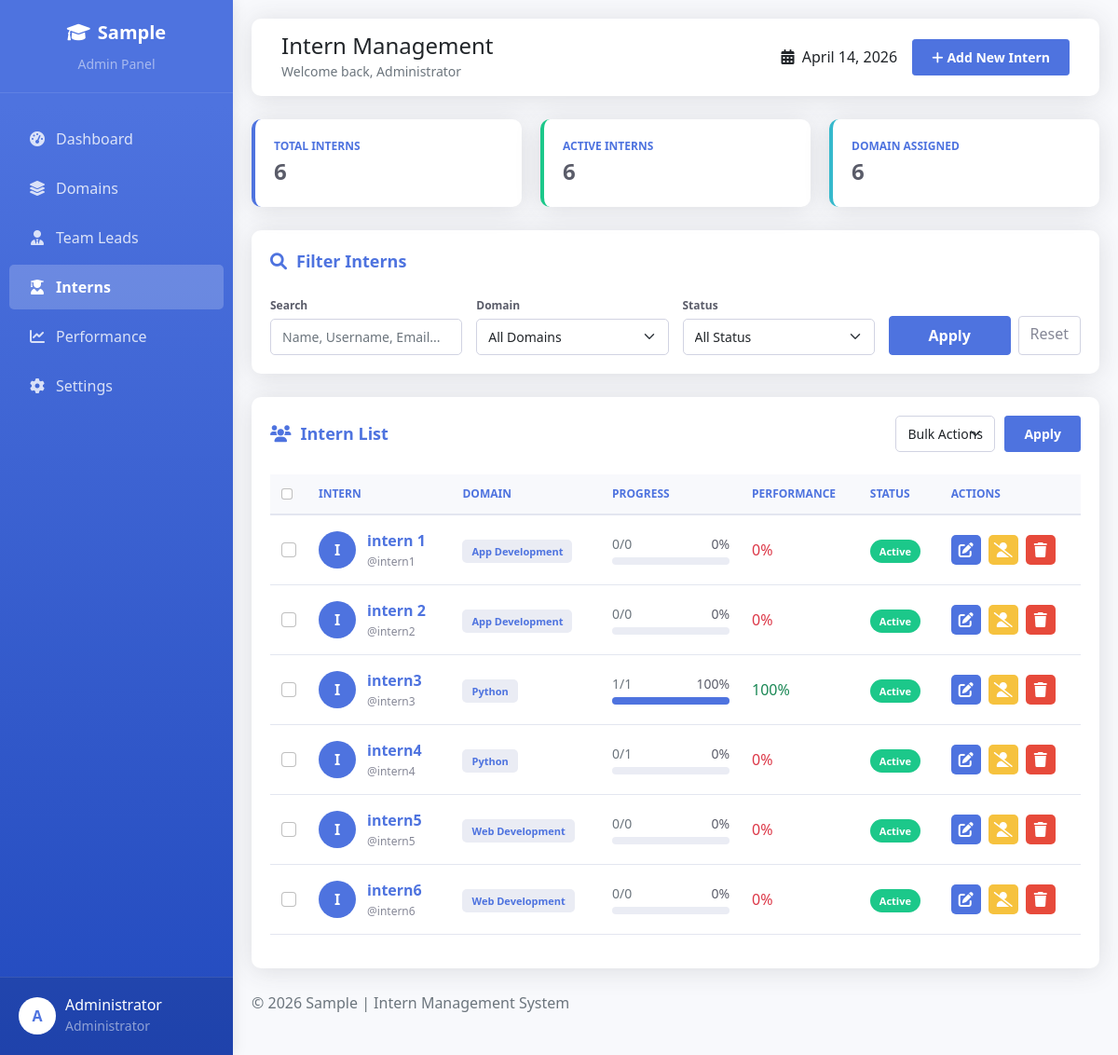
The page /admin/intern/manage.php (signed in) on the database its author committed.
### tables this page shows
CREATE TABLE `company_details` (
  `id` int(11) NOT NULL AUTO_INCREMENT,
  `company_name` varchar(255) NOT NULL,
  `admin_username` varchar(50) NOT NULL,
  `admin_password` varchar(255) NOT NULL,
  `internship_duration` varchar(100) DEFAULT NULL,
  `office_timing` varchar(100) DEFAULT NULL,
  `min_score_for_job` int(11) DEFAULT 70,
  `created_at` timestamp NOT NULL DEFAULT current_timestamp(),
  `updated_at` timestamp NOT NULL DEFAULT current_timestamp() ON UPDATE current_timestamp(),
  PRIMARY KEY (`id`)
);

CREATE TABLE `users` (
  `id` int(11) NOT NULL AUTO_INCREMENT,
  `username` varchar(50) NOT NULL,
  `password` varchar(255) NOT NULL,
  `email` varchar(100) NOT NULL,
  `full_name` varchar(100) NOT NULL,
  `role` enum('admin','team_lead','intern') NOT NULL,
  `domain_id` int(11) DEFAULT NULL,
  `phone` varchar(20) DEFAULT NULL,
  `join_date` date DEFAULT NULL,
  `end_date` date DEFAULT NULL,
  `is_active` tinyint(1) DEFAULT 1,
  `created_at` timestamp NOT NULL DEFAULT current_timestamp(),
  PRIMARY KEY (`id`),
  UNIQUE KEY `username` (`username`),
  UNIQUE KEY `email` (`email`)
);

CREATE TABLE `domains` (
  `id` int(11) NOT NULL AUTO_INCREMENT,
  `domain_name` varchar(100) NOT NULL,
  `description` text DEFAULT NULL,
  `created_by` int(11) DEFAULT NULL,
  `created_at` timestamp NOT NULL DEFAULT current_timestamp(),
  PRIMARY KEY (`id`)
);

### admin/intern/manage.php (the view, shortened to what this page needs)
<?php
require_once '../../config/database.php';
$company_query = "SELECT company_name FROM company_details LIMIT 1";
$company_result = mysqli_query($conn, $company_query);
$company_data = mysqli_fetch_assoc($company_result);
$company_name = $company_data['company_name'] ?? 'Intern Management System';
$where_conditions = ["role = 'intern'"];
$search = isset($_GET['search']) ? trim($_GET['search']) : '';
$where_clause = implode(' AND ', $where_conditions);
$interns_query = "
    SELECT
        u.id,
        u.username,
        u.full_name,
        u.email,
        u.phone,
        u.domain_id,
        u.is_active,
        u.join_date,
        u.end_date,
        u.created_at,
        d.domain_name,
        (
            SELECT COUNT(*)
            FROM tasks t
            WHERE t.assigned_to = u.id
        ) as total_tasks,
        (
            SELECT COUNT(*)
            FROM tasks t
            WHERE t.assigned_to = u.id AND t.status = 'completed'
        ) as completed_tasks,
        (
            SELECT p.performance_score
            FROM performance p
            WHERE p.intern_id = u.id
            ORDER BY p.id DESC LIMIT 1
        ) as performance_score
    FROM users u
    LEFT JOIN domains d ON u.domain_id = d.id
    WHERE $where_clause
    ORDER BY u.is_active DESC, u.full_name ASC
";
$interns_result = mysqli_query($conn, $interns_query);
$stats_query = "
    SELECT
        COUNT(*) as total_interns,
        SUM(CASE WHEN is_active = TRUE THEN 1 ELSE 0 END) as active_interns,
        SUM(CASE WHEN domain_id IS NOT NULL THEN 1 ELSE 0 END) as assigned_interns
    FROM users
    WHERE role = 'intern'
";
$stats_result = mysqli_query($conn, $stats_query);
$stats = mysqli_fetch_assoc($stats_result);
?>
<!DOCTYPE html>
<html lang="en">
<head>
    <link href="https://cdn.jsdelivr.net/npm/bootstrap@5.1.3/dist/css/bootstrap.min.css" rel="stylesheet">
    <link rel="stylesheet" href="https://cdnjs.cloudflare.com/ajax/libs/font-awesome/6.0.0/css/all.min.css">
</head>
<body>
    <div class="sidebar">
        <div class="sidebar-header">
            <a href="../dashboard.php" class="company-logo">
                <i class="fas fa-graduation-cap me-2"></i><?php echo $company_name; ?>
            </a>
            <small class="text-white-50 d-block mt-2">Admin Panel</small>
        </div>
        <div class="sidebar-menu">
            <a href="../dashboard.php" class="nav-link">
                <i class="fas fa-tachometer-alt"></i>Dashboard
            </a>
            <a href="../domains/manage.php" class="nav-link">
                <i class="fas fa-layer-group"></i>Domains
            </a>
            <a href="../teamlead/manage.php" class="nav-link">
                <i class="fas fa-user-tie"></i>Team Leads
            </a>
            <a href="manage.php" class="nav-link active">
                <i class="fas fa-user-graduate"></i>Interns
            </a>
            <a href="../performance/overview.php" class="nav-link">
                <i class="fas fa-chart-line"></i>Performance
            </a>
            <a href="../settings/company.php" class="nav-link">
                <i class="fas fa-cog"></i>Settings
            </a>
        </div>
        <div class="user-profile">
            <div class="d-flex align-items-center">
                <div class="profile-img">
                    <?php echo strtoupper(substr($_SESSION['full_name'] ?? 'A', 0, 1)); ?>
                </div>
                <div>
                    <h6 class="mb-0 text-white"><?php echo $_SESSION['full_name'] ?? 'Admin'; ?></h6>
                    <small class="text-white-50">Administrator</small>
                </div>
            </div>
        </div>
    </div>
    <div class="main-content">
        <nav class="navbar-top">
            <div class="container-fluid">
                <div class="d-flex justify-content-between align-items-center w-100">
                    <div>
                        <h4 class="mb-0 text-gray-800">Intern Management</h4>
                        <small class="text-muted">Welcome back, Administrator</small>
                    </div>
                    <div class="d-flex align-items-center">
                        <span class="me-3 text-gray-600">
                            <i class="fas fa-calendar-alt me-1"></i>
                            <?php echo date('F j, Y'); ?>
                        </span>
                        <a href="add.php" class="btn btn-primary btn-sm">
                            <i class="fas fa-plus me-1"></i>Add New Intern
                        </a>
                    </div>
                </div>
            </div>
        </nav>
        <div class="stats-row">
            <div class="stat-card">
                <div class="stat-label">Total Interns</div>
                <div class="stat-number"><?php echo $stats['total_interns'] ?? 0; ?></div>
            </div>
            <div class="stat-card active">
                <div class="stat-label">Active Interns</div>
                <div class="stat-number"><?php echo $stats['active_interns'] ?? 0; ?></div>
            </div>
            <div class="stat-card assigned">
                <div class="stat-label">Domain Assigned</div>
                <div class="stat-number"><?php echo $stats['assigned_interns'] ?? 0; ?></div>
            </div>
        </div>
        <div class="section-card">
            <div class="section-title">
                <i class="fas fa-search"></i>Filter Interns
            </div>
            <form method="GET" action="">
                <div class="filter-grid">
                    <div>
                        <label class="form-label">Search</label>
                        <input type="text" name="search" class="form-control"
                               placeholder="Name, Username, Email..."
                               value="<?php echo htmlspecialchars($search); ?>">
                    </div>
                    <div>
                        <label class="form-label">Domain</label>
                        <select name="domain" class="form-select">
                            <option value="">All Domains</option>
                        </select>
                    </div>
                    <div>
                        <label class="form-label">Status</label>
                        <select name="status" class="form-select">
                            <option value="">All Status</option>
                        </select>
                    </div>
                    <div class="d-flex gap-2">
                        <button type="submit" class="btn btn-primary flex-grow-1">
                            Apply
                        </button>
                        <a href="manage.php" class="btn btn-outline-secondary">
                            Reset
                        </a>
                    </div>
                </div>
            </form>
        </div>
        <div class="section-card">
            <div class="d-flex justify-content-between align-items-center mb-4">
                <div class="section-title mb-0">
                    <i class="fas fa-users"></i>Intern List
                </div>
                <form method="POST" id="bulkForm" class="bulk-container" onsubmit="return confirmBulkAction()">
                    <select name="bulk_action" class="form-select form-select-sm" style="width: auto;">
                        <option value="">Bulk Actions</option>
                    </select>
                    <button type="submit" class="btn btn-primary btn-sm">Apply</button>
                </form>
            </div>
            <div class="table-responsive">
                <table class="table">
                    <thead>
                        <tr>
                            <th width="30">
                                <input type="checkbox" class="form-check-input" id="selectAll" onclick="toggleAll()">
                            </th>
                            <th>Intern</th>
                            <th>Domain</th>
                            <th>Progress</th>
                            <th>Performance</th>
                            <th>Status</th>
                            <th>Actions</th>
                        </tr>
                    </thead>
                    <tbody>
                        <?php if ($interns_result && mysqli_num_rows($interns_result) > 0): ?>
                            <?php while($intern = mysqli_fetch_assoc($interns_result)):
                                $performance = intval($intern['performance_score'] ?? 0);
                                $total = $intern['total_tasks'] ?? 0;
                                $completed = $intern['completed_tasks'] ?? 0;
                                $progress = $total > 0 ? round(($completed / $total) * 100) : 0;
                            ?>
                                <tr>
                                    <td>
                                        <input type="checkbox" class="form-check-input intern-checkbox"
                                               value="<?php echo $intern['id']; ?>">
                                    </td>
                                    <td>
                                        <div class="intern-profile">
                                            <div class="intern-avatar">
                                                <?php echo strtoupper(substr($intern['full_name'], 0, 1)); ?>
                                            </div>
                                            <div>
                                                <a href="edit.php?id=<?php echo $intern['id']; ?>" class="intern-name">
                                                    <?php echo htmlspecialchars($intern['full_name']); ?>
                                                </a>
                                                <div class="intern-email">
                                                    @<?php echo htmlspecialchars($intern['username']); ?>
                                                </div>
                                            </div>
                                        </div>
                                    </td>
                                    <td>
                                        <?php if ($intern['domain_name']): ?>
                                            <span class="badge-domain">
                                                <?php echo htmlspecialchars($intern['domain_name']); ?>
                                            </span>
                                        <?php else: ?>
                                            <span class="text-muted small">N/A</span>
                                        <?php endif; ?>
                                    </td>
                                    <td width="150">
                                        <div class="d-flex flex-column">
                                            <div class="d-flex justify-content-between mb-1">
                                                <span class="small text-muted"><?php echo $completed; ?>/<?php echo $total; ?></span>
                                                <span class="small font-weight-bold"><?php echo $progress; ?>%</span>
                                            </div>
                                            <div class="progress">
                                                <div class="progress-bar" style="width: <?php echo $progress; ?>%"></div>
                                            </div>
                                        </div>
                                    </td>
                                    <td>
                                        <span class="font-weight-bold <?php echo $performance >= 80 ? 'text-success' : ($performance >= 50 ? 'text-warning' : 'text-danger'); ?>">
                                            <?php echo $performance; ?>%
                                        </span>
                                    </td>
                                    <td>
                                        <span class="status-badge <?php echo $intern['is_active'] ? 'bg-success-light' : 'bg-danger-light'; ?>">
                                            <?php echo $intern['is_active'] ? 'Active' : 'Inactive'; ?>
                                        </span>
                                    </td>
                                    <td>
                                        <div class="d-flex gap-2">
                                            <a href="edit.php?id=<?php echo $intern['id']; ?>" class="btn-action btn-action-edit" title="Edit">
                                                <i class="fas fa-edit"></i>
                                            </a>
                                            <?php if ($intern['is_active']): ?>
                                                <a href="manage.php?action=deactivate&id=<?php echo $intern['id']; ?>"
                                                   class="btn-action btn-action-status" title="Deactivate"
                                                   onclick="return confirm('Deactivate this intern?');">
                                                    <i class="fas fa-user-slash"></i>
                                                </a>
                                            <?php endif; ?>
                                            <a href="manage.php?delete=<?php echo $intern['id']; ?>"
                                               class="btn-action btn-action-delete" title="Delete"
                                               onclick="return confirm('Are you sure you want to delete this intern?');">
                                                <i class="fas fa-trash"></i>
                                            </a>
                                        </div>
                                    </td>
                                </tr>
                            <?php endwhile; ?>
                        <?php else: ?>
                            <tr>
                                <td colspan="7" class="text-center py-4">No interns found matching your criteria.</td>
                            </tr>
                        <?php endif; ?>
                    </tbody>
                </table>
            </div>
        </div>
        <div class="footer pb-4">
            <p class="mb-0 text-muted">
                &copy; <?php echo date('Y'); ?> <?php echo $company_name; ?> | Intern Management System
            </p>
        </div>
    </div>
</body>
</html>
</body>
</html>

### rows shown on the page
company_details: company_name "Sample"
users: full_name "I", full_name "intern 1", username "intern1", domain.domain_name "App Development", completed "0", total "0", progress "0", performance "0", is_active "Active"
users: full_name "I", full_name "intern 2", username "intern2", domain.domain_name "App Development", completed "0", total "0", progress "0", performance "0", is_active "Active"
users: full_name "I", full_name "intern3", username "intern3", domain.domain_name "Python", completed "1", total "1", progress "100", performance "100", is_active "Active"
users: full_name "I", full_name "intern4", username "intern4", domain.domain_name "Python", completed "0", total "1", progress "0", performance "0", is_active "Active"
users: full_name "I", full_name "intern5", username "intern5", domain.domain_name "Web Development", completed "0", total "0", progress "0", performance "0", is_active "Active"
users: full_name "I", full_name "intern6", username "intern6", domain.domain_name "Web Development", completed "0", total "0", progress "0", performance "0", is_active "Active"

### other values the page prints
substr($_SESSION['full_name'] ?? 'A', 0, 1) "A"
$_SESSION['full_name'] "Administrator"
$stats['total_interns'] "6"
$stats['active_interns'] "6"
$stats['assigned_interns'] "6"
